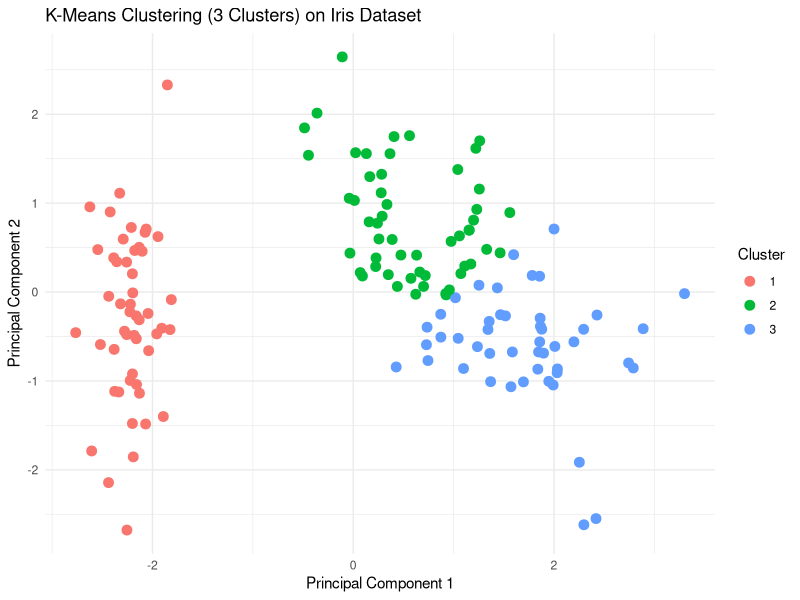

Generate this figure with R:
# Step 1: Load iris dataset
data(iris)

# Step 2: Prepare the data (remove species column for clustering)
iris_data <- iris[, -5]

# Step 3: Scale the data
iris_scaled <- scale(iris_data)

# Step 4: Apply K-Means clustering (we'll use 3 clusters)
set.seed(123)  # for reproducibility
kmeans_result <- kmeans(iris_scaled, centers = 3, nstart = 25)

# Step 5: Add cluster results to original data
iris$Cluster <- as.factor(kmeans_result$cluster)

# Step 6: Visualize clusters with ggplot2
install.packages("ggplot2")  # Run only if not installed
library(ggplot2)

# Plot using first two principal components for visualization
pca_result <- prcomp(iris_scaled)

pca_df <- as.data.frame(pca_result$x[, 1:2])
pca_df$Cluster <- iris$Cluster
pca_df$Species <- iris$Species  # Optional: for comparison

ggplot(pca_df, aes(x = PC1, y = PC2, color = Cluster)) +
  geom_point(size = 3) +
  ggtitle("K-Means Clustering (3 Clusters) on Iris Dataset") +
  xlab("Principal Component 1") +
  ylab("Principal Component 2") +
  theme_minimal()
